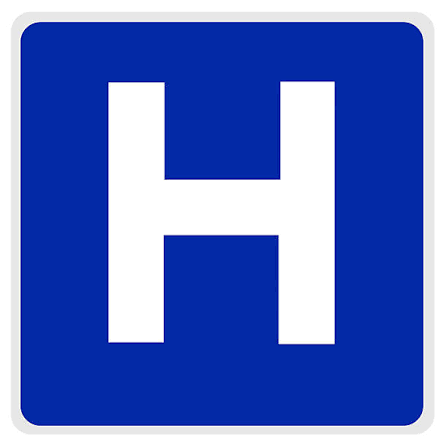
#> input picture reference_images/Hospital.png, 447 x 447 px; its folder holds only this picture in this run
$ python task3_3.py
#> lines starting #> are read from the running program, lines starting #| are printed output that depends on the picture; after the words box and inside, x2 and y2 are one past the last pixel; in counts of white or black regions, pixels touching at a corner belong together


# Team ID:          < 1221 >
# Author List:      <Krish Jindal , Parmindar Singh >
# Filename:         task3.py
# Functions:        detect_lane, compute_control, _band_points, _ransac_quad, ackermann_wheel_angles
# Global variables: WHEELBASE, TRACK_WIDTH, MAX_STEER, DEFAULT_SPEED, CAMERA_CENTER, REF_ROW,
#                   LOOKAHEAD_ROW, Y_HORIZON, LANE_WIDTH, LANE_WIDTH_FACTOR, Y_TOP, Y_BOT,
#                   N_BANDS, MIN_PIX, WHITE_LO, WHITE_HI, YELLOW_LO, YELLOW_HI, RNG,
#                   METRES_PER_PIXEL, K_STANLEY, K_SOFT, K_HEADING, LAST_STATE


####################### IMPORT MODULES #######################
import sys
import time
import os
import cv2
import numpy as np

from coppeliasim_zmqremoteapi_client import RemoteAPIClient
##############################################################


##################### SCENE CONSTANTS ########################
# Paths into the CoppeliaSim scene hierarchy, read off Task_2A.ttt.
VISION_SENSOR = '/Niti_Vahan/Camera_joint/Cuboid/visionSensor'
STEER_LEFT    = '/steeringLeft'
STEER_RIGHT   = '/steeringRight'
MOTOR_LEFT    = '/motorLeft'
MOTOR_RIGHT   = '/motorRight'

# The integer signal the evaluation raises when the vehicle must stop.
STOP_SIGNAL = 'NV_stop'
##############################################################
SIGN_LABELS = ("School", "Speed40", "Parking", "Hospital")
MATCH_THRESHOLD = 0.3
##############################################################
############### ADD YOUR IMPLEMENTATION HERE #################
##############################################################

import math
#########hospital detection ###########
HOSPITAL_STOP_OCCURRENCE = 2

HOSPITAL_STOP_AREA = 2500

hospital_sign_count = 0
hospital_sign_active = False
hospital_absent_frames = 0

HOSPITAL_RELEASE_FRAMES = 5

hospital_state = "DRIVING"
hospital_stop_start_time = None
hospital_stop_done = False

HOSPITAL_WAIT_TIME = 5.0
##################################

WHEELBASE = 0.120
TRACK_WIDTH = 0.110
MAX_STEER = math.radians(45.0)
DEFAULT_SPEED = 3

CAMERA_CENTER = 320.0    # Principal image center x-coordinate for 640x480 resolution (pixels)
REF_ROW = 440.0          # Reference image row near vehicle front axle for lane evaluation (pixels)
LOOKAHEAD_ROW = 320.0    # Lookahead row ahead of vehicle used to compute heading angle psi (pixels)
Y_HORIZON = 240.0        # True camera horizon / vanishing row for 640x480 horizontal forward view
LANE_WIDTH = 530.0       # Measured distance between dashed center line and yellow line at row REF_ROW (single lane)
LANE_WIDTH_FACTOR = LANE_WIDTH / (REF_ROW - Y_HORIZON)  # Linear expansion rate (2.65 px width per vertical row)

Y_TOP = 260              # Top boundary row of the region of interest (strictly below horizon to exclude buildings)
Y_BOT = 450              # Bottom boundary row of the region of interest
N_BANDS = 20             # Number of horizontal strips to divide the ROI for centroid extraction
MIN_PIX = 8              # Minimum active pixels required in a band to accept a centroid

WHITE_LO = np.array([0, 0, 190], dtype=np.uint8)
WHITE_HI = np.array([180, 50, 255], dtype=np.uint8)
YELLOW_LO = np.array([20, 100, 100], dtype=np.uint8)
YELLOW_HI = np.array([35, 255, 255], dtype=np.uint8)

RNG = np.random.default_rng(0)  # Seeded random number generator for deterministic RANSAC sampling

# Scale factor converting image pixel offsets at REF_ROW to lateral distance in metres
# At REF_ROW (440 px), lane width is ~530 px corresponding to real road lane width ~0.2 m
METRES_PER_PIXEL = 0.20 / 530.0

K_STANLEY = 2.5          # Cross-track error gain for the Stanley steering controller
K_SOFT = 0.2             # Stanley softening term (prevents jitter and numerical instability at low speeds)
K_HEADING = 1.0          # Weight applied to heading error (psi) in steering computation


LAST_STATE = {
    "steering": 0.0,
    "last_valid_cx": CAMERA_CENTER,
    "lane": None,
    "frame_count": 0
}


# [428 lines left out: functions _band_points, _ransac_quad, ackermann_wheel_angles, detect_lane, compute_control, detect_signs, not called in this run]


def load_letter_reference(filename):
    base_dir = os.path.dirname(os.path.abspath(__file__))
    path = os.path.join(base_dir, "reference_images", filename)

    ref_image = cv2.imread(path)
    if ref_image is None:
        return None

    hsv = cv2.cvtColor(ref_image, cv2.COLOR_BGR2HSV)

    # Locate the blue sign, not the white outer background.
    blue_mask = cv2.inRange(
        hsv,
        np.array([85, 50, 30]),
        np.array([140, 255, 255])
    )

    contours, _ = cv2.findContours(
        blue_mask, cv2.RETR_EXTERNAL, cv2.CHAIN_APPROX_SIMPLE
    )

    if not contours:
        return None

    sign = max(contours, key=cv2.contourArea)
    x, y, w, h = cv2.boundingRect(sign)

    if w == 0 or h == 0:
        return None

    # Crop slightly inside the blue sign to exclude its border.
    pad_x = int(w * 0.12)
    pad_y = int(h * 0.12)

    x1, y1 = x + pad_x, y + pad_y
    x2, y2 = x + w - pad_x, y + h - pad_y

    roi = ref_image[y1:y2, x1:x2]
    if roi.size == 0:
        return None

    roi_hsv = cv2.cvtColor(roi, cv2.COLOR_BGR2HSV)

    white_mask = cv2.inRange(
        roi_hsv,
        np.array([0, 0, 150]),
        np.array([179, 110, 255])
    )

    letters, _ = cv2.findContours(
        white_mask, cv2.RETR_EXTERNAL, cv2.CHAIN_APPROX_SIMPLE
    )

    if not letters:
        return None

    # The largest remaining white shape should be the sign's letter.
    letter = max(letters, key=cv2.contourArea)

    if cv2.contourArea(letter) < 10:
        return None

    return letter
p_reference = load_letter_reference("P.jpg")
h_reference = load_letter_reference("Hospital.png")
#> call 2 of load_letter_reference, with filename = 'Hospital.png'
#> in load_letter_reference, ref_image is the input picture: shape (447, 447, 3); mean B, G, R 196.4, 116.8, 93.3
#> in load_letter_reference (call 2), `hsv = cv2.cvtColor(ref_image, cv2.COLOR_BGR2HSV)`: hsv: shape (447, 447, 3); mean H, S, V 74.4, 158.5, 196.6
#> in load_letter_reference (call 2), `blue_mask = cv2.inRange( hsv, np.array([85, 50, 30]), np.array([140, 2..`:
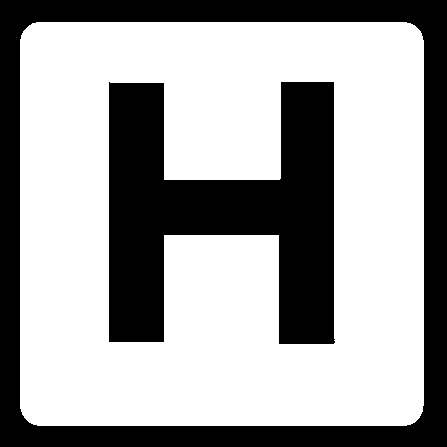
#> blue_mask: shape (447, 447); 64.1% white; 2 black regions
#> in load_letter_reference (call 2), `contours, _ = cv2.findContours( blue_mask, cv2.RETR_EXTERNAL, cv2.CHAI..`: contours = 1 contour; box (x1, y1, x2, y2) and area: (20, 22, 424, 426) 162049
#> in load_letter_reference (call 2), `sign = max(contours, key=cv2.contourArea)`: sign = contour of 56 points, box (x1, y1, x2, y2) (20, 22, 424, 426), area 162049
#> in load_letter_reference (call 2), `x, y, w, h = cv2.boundingRect(sign)`: x = 20; y = 22; w = 404
#> in load_letter_reference (call 2), `pad_x = int(w * 0.12)`: pad_x = 48
#> in load_letter_reference (call 2), `x1, y1 = x + pad_x, y + pad_y`: x1 = 68; y1 = 70
#> in load_letter_reference (call 2), `x2, y2 = x + w - pad_x, y + h - pad_y`: x2 = 376; y2 = 378
#> in load_letter_reference (call 2), `roi = ref_image[y1:y2, x1:x2]`:
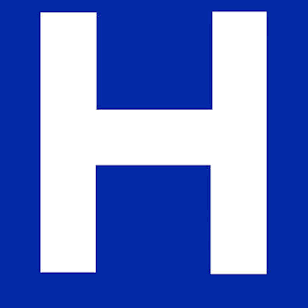
#> roi: shape (308, 308, 3); mean B, G, R 198.9, 120.2, 97.1
#> in load_letter_reference (call 2), `roi_hsv = cv2.cvtColor(roi, cv2.COLOR_BGR2HSV)`: roi_hsv: shape (308, 308, 3); mean H, S, V 72.4, 156.3, 198.9
#> in load_letter_reference (call 2), `white_mask = cv2.inRange( roi_hsv, np.array([0, 0, 150]), np.array([17..`:
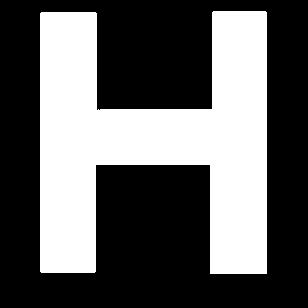
#> white_mask: shape (308, 308); 37.8% white; 1 white region
#> in load_letter_reference (call 2), `letters, _ = cv2.findContours( white_mask, cv2.RETR_EXTERNAL, cv2.CHAI..`: letters = 1 contour; box (x1, y1, x2, y2) and area: (40, 11, 267, 274) 35194
#> in load_letter_reference (call 2), `letter = max(letters, key=cv2.contourArea)`: letter = contour of 25 points, box (x1, y1, x2, y2) (40, 11, 267, 274), area 35194
#> h_reference has the same summary as letter in load_letter_reference


# [171 lines left out: functions process_hospital_signs, handle_hospital_pickup, detect_obstacle, not called in this run]

##############################################################
############## END OF YOUR IMPLEMENTATION ####################
##############################################################

#################### DO NOT EDIT BELOW THIS LINE ####################
#
# Connecting to the simulator, reading the camera and writing to the joints.
# None of it involves a decision you are being marked on - it is here so that
# every team reads the same picture and drives the same vehicle.
#
#####################################################################

def connect_and_locate():
    '''Open the remote API connection and look up every scene handle once.

    Each getObject() is a network round trip, which is why they all happen
    here rather than inside the loop.
    '''
    try:
        sim = RemoteAPIClient().getObject('sim')
        sim.getSimulationTime()
    except Exception as err:
        raise ConnectionError(
            f'Could not reach CoppeliaSim on the ZMQ Remote API port.\n'
            f'  Is CoppeliaSim running with Task_2A.ttt open?\n'
            f'  Simulator said: {err}')

    handles = {}
    for name, path in (('vision_sensor', VISION_SENSOR),
                       ('steer_left', STEER_LEFT),
                       ('steer_right', STEER_RIGHT),
                       ('motor_left', MOTOR_LEFT),
                       ('motor_right', MOTOR_RIGHT)):
        try:
            handles[name] = sim.getObject(path)
        except Exception as err:
            raise RuntimeError(
                f'No object at "{path}" in the open scene.\n'
                f'  Open Task_2A.ttt from the repository.\n'
                f'  Simulator said: {err}')
    return sim, handles


# [36 lines left out: functions read_frame, drive, not called in this run]


def main():
    sim, handles = connect_and_locate()

    # While you are developing you press Play yourself. Under evaluation the
    # harness resets the scene, places the vehicle in the lane being tested
    # and starts the simulation - so wait for that rather than starting your
    # own, which would race the harness into position.
    #
    # Your script must never call startSimulation(), stopSimulation() or move
    # the vehicle. Reading the camera and driving the joints is all it does.
    deadline = time.monotonic() + 120.0
    while sim.getSimulationState() != sim.simulation_advancing_running:
        if time.monotonic() > deadline:
            print('The simulation never started. Press Play in CoppeliaSim, '
                  'then run this script again.')
            return 1
        time.sleep(0.05)
    print('Simulation running - driving.')

    frames = 0
    try:
        # The harness stops the simulation when the lap is over, which is the
        # cue to exit - hence testing the state rather than looping forever.
        while sim.getSimulationState() == sim.simulation_advancing_running:
            frame = read_frame(sim, handles)
            if frame is None:
                continue
            frames += 1


            # getInt32Signal() returns None until the signal is first set, so
            # "not set" reads as "not stopping" and the first frames behave.
            stop_requested = bool(sim.getInt32Signal(STOP_SIGNAL))

            # 1. Lane detection
            detection = detect_lane(frame)

            # 2. Sign detection
            signs = detect_signs(frame)

            obstacle = detect_obstacle(frame)

            if obstacle["present"]:
                print(
                    f"[OBSTACLE DETECTED] "
                    f"Area: {obstacle['area']}"
                )

            # 4. Count unique Hospital sign appearances
            hospital_event = process_hospital_signs(signs)

            # 5. Existing Stanley controller - unchanged
            left_angle, right_angle, speed = compute_control(
                detection,
                stop_requested
            )

            # 6. Hospital pickup behaviour
            speed = handle_hospital_pickup(
                sim,
                signs,
                hospital_event,
                speed
            )

            # 7. Existing driving function
            drive(
                sim,
                handles,
                left_angle,
                right_angle,
                speed
            )

            # Sign detection runs independently on the same camera frame.
            signs = detect_signs(frame)
            if signs:
                for sign in signs:
                    print(
                        f"[SIGN DETECTED] "
                        f"Label: {sign['label']} | "
                        f"Area: {sign['area']} | "
                        f"Bounding Box: {sign['bbox']}"
                    )


                    # Camera visualization
            display_frame = frame.copy()

            # Draw sign bounding boxes
            for sign in signs:
                x, y, w, h = sign["bbox"]

                cv2.rectangle(
                    display_frame,
                    (x, y),
                    (x + w, y + h),
                    (0, 255, 0),
                    2
                )

                cv2.putText(
                    display_frame,
                    sign["label"],
                    (x, max(20, y - 8)),
                    cv2.FONT_HERSHEY_SIMPLEX,
                    0.6,
                    (0, 255, 0),
                    2
                )

            # Draw obstacle status
            if obstacle["present"]:
                cv2.putText(
                    display_frame,
                    f"OBSTACLE DETECTED | Area: {obstacle['area']}",
                    (20, 30),
                    cv2.FONT_HERSHEY_SIMPLEX,
                    0.7,
                    (0, 0, 255),
                    2
                )

            # Display camera
            cv2.imshow("Niti Vahan - Camera Perspective", display_frame)
            cv2.waitKey(1)
    except KeyboardInterrupt:
        print('\nInterrupted.')
    except Exception as err:
        # A call raising because the simulation stopped mid-frame is normal at
        # the end of a run; anything else is a bug worth seeing.
        print(f'Loop ended: {type(err).__name__}: {err}')
    finally:
        # Without this, whatever speed was last commanded is still being
        # applied and the vehicle drives on unsteered.
        try:
            sim.setJointTargetVelocity(handles['motor_left'], 0.0)
            sim.setJointTargetVelocity(handles['motor_right'], 0.0)
        except Exception:
            pass

        # Close the live camera window when the simulation ends.
        cv2.destroyAllWindows()

    print(f'{frames} frames processed.')
    return 0


if __name__ == '__main__':
    sys.exit(main())
#> (the call stopped at in connect_and_locate, `sim = RemoteAPIClient().getObject('sim')`: coppeliasim_zmqremoteapi_client is not available in this run)
